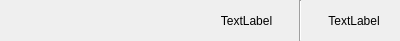
<?xml version="1.0" encoding="UTF-8"?>
<ui version="4.0">
 <class>quizzes_data_display</class>
 <widget class="QWidget" name="quizzes_data_display">
  <property name="geometry">
   <rect>
    <x>0</x>
    <y>0</y>
    <width>400</width>
    <height>41</height>
   </rect>
  </property>
  <property name="sizePolicy">
   <sizepolicy hsizetype="Expanding" vsizetype="Fixed">
    <horstretch>0</horstretch>
    <verstretch>0</verstretch>
   </sizepolicy>
  </property>
  <property name="windowTitle">
   <string>Form</string>
  </property>
  <layout class="QGridLayout" name="layout">
   <property name="leftMargin">
    <number>0</number>
   </property>
   <property name="topMargin">
    <number>0</number>
   </property>
   <property name="rightMargin">
    <number>0</number>
   </property>
   <property name="bottomMargin">
    <number>0</number>
   </property>
   <property name="verticalSpacing">
    <number>0</number>
   </property>
   <item row="0" column="0">
    <spacer name="spacer">
     <property name="orientation">
      <enum>Qt::Orientation::Horizontal</enum>
     </property>
     <property name="sizeType">
      <enum>QSizePolicy::Policy::Maximum</enum>
     </property>
     <property name="sizeHint" stdset="0">
      <size>
       <width>200</width>
       <height>20</height>
      </size>
     </property>
    </spacer>
   </item>
   <item row="0" column="1">
    <widget class="QLabel" name="left_label">
     <property name="sizePolicy">
      <sizepolicy hsizetype="Expanding" vsizetype="Preferred">
       <horstretch>0</horstretch>
       <verstretch>0</verstretch>
      </sizepolicy>
     </property>
     <property name="text">
      <string>TextLabel</string>
     </property>
     <property name="alignment">
      <set>Qt::AlignmentFlag::AlignCenter</set>
     </property>
    </widget>
   </item>
   <item row="0" column="2">
    <widget class="Line" name="line">
     <property name="orientation">
      <enum>Qt::Orientation::Vertical</enum>
     </property>
    </widget>
   </item>
   <item row="0" column="3">
    <widget class="QLabel" name="right_label">
     <property name="sizePolicy">
      <sizepolicy hsizetype="Expanding" vsizetype="Preferred">
       <horstretch>0</horstretch>
       <verstretch>0</verstretch>
      </sizepolicy>
     </property>
     <property name="text">
      <string>TextLabel</string>
     </property>
     <property name="alignment">
      <set>Qt::AlignmentFlag::AlignCenter</set>
     </property>
    </widget>
   </item>
  </layout>
 </widget>
 <resources/>
 <connections/>
</ui>
